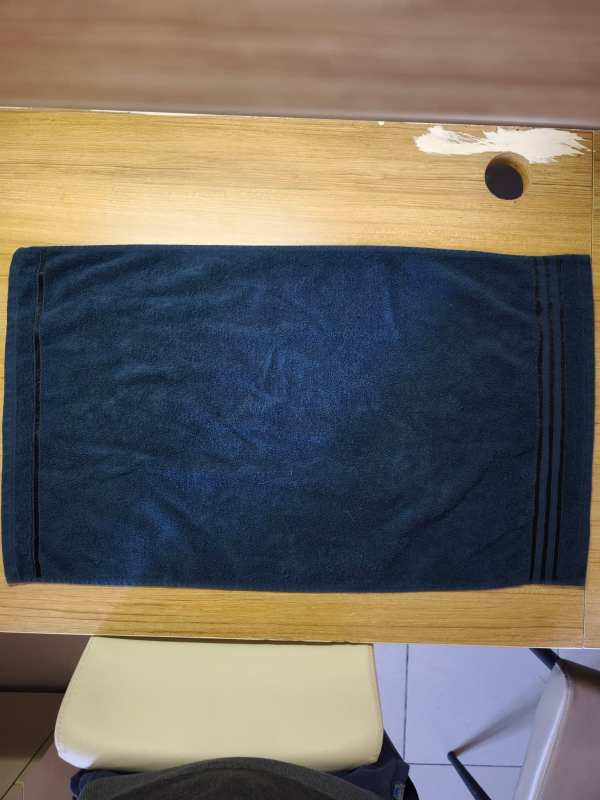
#> input picture havlu_takip_projesi/data/Adim_1.jpeg, 1200 x 1600 px (shown at 1/2 size); its folder holds only this picture in this run
$ python test_tracker.py
#> lines starting #> are read from the running program, lines starting #| are printed output that depends on the picture; after the words box and inside, x2 and y2 are one past the last pixel; in counts of white or black regions, pixels touching at a corner belong together
### havlu_takip_projesi/cv_engine/detector.py
"""
detector.py - Hibrit Havlu Tespit Modulu (HSV + Ten Rengi Filtresi + DBSCAN)

Koyu lacivert havluyu acik renkli ahsap masadan ayirir.

Yaklasim (Pipeline):
    1. HSV renk uzayinda koyu mavi/lacivert havluyu maskele
    1b. Ten rengi (skin color) filtresi - iscinin ellerini/kollarini cikar
    2. DBSCAN kumeleme ile HSV maskesindeki bolgeleri dogrula ve
       gurultu noktalarini (outlier) temizle
    3. Morfolojik temizlik (closing + opening)
    4. Canny kenar tespiti ile sinir hassaslastirmasi
    5. En buyuk kontur -> BoundingRect -> (x, y, w, h)

Performans Notu:
    DBSCAN tum pikseller uzerinde calistirilmaz. Sadece HSV maske ile
    on-filtrelenmis beyaz pikseller, uzaysal koordinatlariyla birlikte
    DBSCAN'e verilir. Ayrica goruntuyu kucultme (downsample) uygulanarak
    gercek zamanli calisma saglanir.

Returns (dict):
    frame      : Uzerine cizim yapilmis BGR goruntusu
    mask       : Doldurulmus ikili maske
    edges      : Canny kenar goruntusu
    bbox       : (x, y, w, h) tuple veya None
    x, y, w, h : BoundingRect koordinatlari (int)
    center_x   : Havlu merkezi X
    center_y   : Havlu merkezi Y
    contour    : En buyuk kontur (numpy array) veya None
"""

import cv2
import numpy as np
from sklearn.cluster import DBSCAN


# =================================================================
# DBSCAN YARDIMCI: HSV maskesinden anlamli kumeyi cikart
# =================================================================

def _dbscan_refine_mask(binary_mask, eps=8, min_samples=20, downsample=4):
    """
    HSV maskesindeki beyaz pikselleri DBSCAN ile kumeler,
    en buyuk kumeyi koruyup gerisi noise olarak temizler.

    Performans icin goruntu once 'downsample' kati kucultulur.

    Args:
        binary_mask:  uint8 ikili maske (0 veya 255)
        eps:          DBSCAN komsuluk mesafesi (piksel)
        min_samples:  DBSCAN minimum nokta sayisi
        downsample:   Kucultme kati (4 = 1/4 boyut)

    Returns:
        refined_mask: Temizlenmis uint8 ikili maske (orijinal boyut)
    """
    h_orig, w_orig = binary_mask.shape[:2]

    # Kucult
    small_mask = cv2.resize(binary_mask, (w_orig // downsample, h_orig // downsample),
                            interpolation=cv2.INTER_NEAREST)

    # Beyaz piksel koordinatlarini al
    coords = np.column_stack(np.where(small_mask > 0))

    if len(coords) < min_samples:
        # Yeterli piksel yoksa maskeyi oldugu gibi dondur
        return binary_mask

    # DBSCAN kumeleme (uzaysal koordinatlar uzerinde)
    clustering = DBSCAN(eps=eps, min_samples=min_samples).fit(coords)
    labels = clustering.labels_

    # En buyuk kumeyi bul (noise = -1 label)
    unique_labels = set(labels)
    unique_labels.discard(-1)

    if not unique_labels:
        return binary_mask

    # Her kumenin piksel sayisini hesapla, en buyugunu sec
    best_label = max(unique_labels, key=lambda lb: np.sum(labels == lb))

    # Kucuk boyutta temiz maske olustur
    clean_small = np.zeros_like(small_mask)
    best_coords = coords[labels == best_label]
    clean_small[best_coords[:, 0], best_coords[:, 1]] = 255

    # Orijinal boyuta geri buyut
    refined_mask = cv2.resize(clean_small, (w_orig, h_orig),
                              interpolation=cv2.INTER_NEAREST)

    return refined_mask


# =================================================================
# TEN RENGI FILTRESI: Iscinin ellerini/kollarini cikar
# =================================================================

def _create_skin_mask(frame_bgr, hsv_img=None):
    """
    HSV + YCrCb uzayinda ten rengine uyan pikselleri tespit eder.

    Iki renk uzayinin kesisimi kullanilarak daha guvenilir sonuc elde edilir.
    Sonuc olarak ten rengine uyan bolgeleri gosteren ikili maske dondurulur.

    Args:
        frame_bgr: BGR formatinda giris goruntusu
        hsv_img:   Onceden hesaplanmis HSV goruntusu (performans icin)

    Returns:
        skin_mask: uint8 ikili maske (255 = ten rengi, 0 = degil)
    """
    if hsv_img is None:
        hsv_img = cv2.cvtColor(frame_bgr, cv2.COLOR_BGR2HSV)

    # HSV uzayinda ten rengi araligi
    # Hue: 0-25 (kirmizi-turuncu), Sat: 30-170, Val: 60-255
    lower_skin_hsv = np.array([0, 30, 60])
    upper_skin_hsv = np.array([25, 170, 255])
    skin_hsv = cv2.inRange(hsv_img, lower_skin_hsv, upper_skin_hsv)

    # YCrCb uzayinda ten rengi araligi (HSV'yi destekler)
    ycrcb = cv2.cvtColor(frame_bgr, cv2.COLOR_BGR2YCrCb)
    lower_skin_ycrcb = np.array([0, 135, 85])
    upper_skin_ycrcb = np.array([255, 180, 135])
    skin_ycrcb = cv2.inRange(ycrcb, lower_skin_ycrcb, upper_skin_ycrcb)

    # Iki maskenin kesisimi (daha az false positive)
    skin_mask = cv2.bitwise_and(skin_hsv, skin_ycrcb)

    # Morfolojik temizlik: kucuk delikleri kapat, gurultuleri sil
    k = np.ones((7, 7), np.uint8)
    skin_mask = cv2.morphologyEx(skin_mask, cv2.MORPH_CLOSE, k)
    skin_mask = cv2.morphologyEx(skin_mask, cv2.MORPH_OPEN, k)

    # Ten bolgelerini biraz genislet (havlu kenarindaki gecisin temizlenmesi)
    skin_mask = cv2.dilate(skin_mask, np.ones((9, 9), np.uint8), iterations=2)

    return skin_mask


# =================================================================
# ANA TESPIT FONKSIYONU
# =================================================================

def detect_towel(frame,
                 canny_low=40,
                 canny_high=120,
                 blur_ksize=5,
                 dilate_iter=2,
                 min_area_ratio=0.02,
                 use_dbscan=True,
                 dbscan_eps=8,
                 dbscan_min_samples=20,
                 dbscan_downsample=4,
                 use_skin_filter=True,
                 hsv_lower=None,
                 hsv_upper=None):
    """
    Hibrit Havlu Tespit Algoritmasi (HSV + Ten Filtresi + DBSCAN + Canny)

    Koyu lacivert havluyu acik renkli ahsap masadan ayirir.
    Iscinin elleri/kollari ten rengi filtresiyle cikarilir.

    Args:
        frame:              BGR formatinda giris goruntusu
        canny_low:          Canny alt esik
        canny_high:         Canny ust esik
        blur_ksize:         GaussianBlur kernel boyutu
        dilate_iter:        Dilation iterasyon sayisi
        min_area_ratio:     Minimum kontur alani orani
        use_dbscan:         DBSCAN filtreleme aktif mi
        dbscan_eps:         DBSCAN komsuluk mesafesi
        dbscan_min_samples: DBSCAN minimum nokta sayisi
        dbscan_downsample:  DBSCAN icin kucultme kati
        use_skin_filter:    Ten rengi filtresi aktif mi

    Returns:
        dict: frame, mask, edges, bbox, x, y, w, h, center_x, center_y, contour
    """

    h_img, w_img = frame.shape[:2]
    total_area = h_img * w_img

    # =============================================================
    # 1. HSV RENK FILTRESI - Havluyu hedefle
    # =============================================================
    hsv = cv2.cvtColor(frame, cv2.COLOR_BGR2HSV)

    if hsv_lower is None:
        hsv_lower = np.array([95, 25, 15])
    if hsv_upper is None:
        hsv_upper = np.array([135, 255, 160])

    color_mask = cv2.inRange(hsv, hsv_lower, hsv_upper)

    # =============================================================
    # 1b. TEN RENGI FILTRESI - Iscinin ellerini cikar
    # =============================================================
    # Ten rengine uyan pikselleri havlu maskesinDEN cikarir.
    # Boylece Bounding Box sadece havlunun etrafinda kalir,
    # iscinin elleri/kollari dahil edilmez.
    if use_skin_filter:
        skin_mask = _create_skin_mask(frame, hsv_img=hsv)
        # Ten bolgelerini havlu maskesinden cikar
        color_mask = cv2.bitwise_and(color_mask, cv2.bitwise_not(skin_mask))

    # =============================================================
    # 2. DBSCAN KUMELEME - Gurultu temizleme
    # =============================================================
    # HSV maskesindeki beyaz pikselleri DBSCAN ile kumeleyerek
    # rastgele gurultu noktalarini (outlier) temizle.
    # Sadece en buyuk kume korunur.
    if use_dbscan:
        color_mask = _dbscan_refine_mask(
            color_mask,
            eps=dbscan_eps,
            min_samples=dbscan_min_samples,
            downsample=dbscan_downsample
        )

    # =============================================================
    # 3. MORFOLOJIK TEMIZLIK
    # =============================================================
    morph_kernel = np.ones((11, 11), np.uint8)
    # Closing: renk maskesindeki kucuk delikleri kapat
    color_mask = cv2.morphologyEx(color_mask, cv2.MORPH_CLOSE, morph_kernel)
    # Opening: kucuk gurultuleri temizle
    color_mask = cv2.morphologyEx(color_mask, cv2.MORPH_OPEN, morph_kernel)

    # =============================================================
    # 4. CANNY KENAR TESPITI - Sinir hassaslastirma
    # =============================================================
    gray = cv2.cvtColor(frame, cv2.COLOR_BGR2GRAY)
    blurred = cv2.GaussianBlur(gray, (blur_ksize, blur_ksize), 0)
    edges = cv2.Canny(blurred, canny_low, canny_high)

    # Kenarlari genislet
    dilate_kernel = np.ones((3, 3), np.uint8)
    edges_dilated = cv2.dilate(edges, dilate_kernel, iterations=dilate_iter)

    # Canny kenarlarindan flood-fill ile kapali ic bolgeleri bul
    close_kernel = np.ones((9, 9), np.uint8)
    edges_closed = cv2.morphologyEx(edges_dilated, cv2.MORPH_CLOSE, close_kernel)

    flood_mask = edges_closed.copy()
    fill_helper = np.zeros((h_img + 2, w_img + 2), np.uint8)
    cv2.floodFill(flood_mask, fill_helper, (0, 0), 255)
    flood_inv = cv2.bitwise_not(flood_mask)

    # HSV maskesini Canny bilgisiyle destekle
    intersection = cv2.bitwise_and(color_mask, flood_inv)
    combined_mask = cv2.bitwise_or(color_mask, intersection)

    # Son morfolojik duzeltme
    combined_mask = cv2.morphologyEx(
        combined_mask, cv2.MORPH_CLOSE, np.ones((7, 7), np.uint8)
    )
    combined_mask = cv2.morphologyEx(
        combined_mask, cv2.MORPH_OPEN, np.ones((7, 7), np.uint8)
    )

    # =============================================================
    # 5. EN BUYUK KONTURU BUL + BOUNDING BOX
    # =============================================================
    contours, _ = cv2.findContours(
        combined_mask, cv2.RETR_EXTERNAL, cv2.CHAIN_APPROX_SIMPLE
    )

    min_area = total_area * min_area_ratio
    valid_contours = [c for c in contours if cv2.contourArea(c) > min_area]

    bbox = None
    bx, by, bw, bh = 0, 0, 0, 0
    cx, cy = 0, 0
    best_contour = None
    filled_mask = np.zeros((h_img, w_img), dtype=np.uint8)

    if valid_contours:
        best_contour = max(valid_contours, key=cv2.contourArea)

        # Icini beyazla doldur
        cv2.drawContours(filled_mask, [best_contour], -1, 255,
                         thickness=cv2.FILLED)

        # Bounding box hesapla
        bx, by, bw, bh = cv2.boundingRect(best_contour)
        bbox = (bx, by, bw, bh)

        # Merkez koordinatlari
        cx = bx + bw // 2
        cy = by + bh // 2

        # -- Gorsel Cizimler --
        # Bounding box (sari)
        cv2.rectangle(frame, (bx, by), (bx + bw, by + bh), (0, 255, 255), 2)

        # Kontur cizgisi (yesil, ince)
        cv2.drawContours(frame, [best_contour], -1, (0, 255, 0), 1)

        # Merkez noktasi (kirmizi)
        cv2.circle(frame, (cx, cy), 5, (0, 0, 255), -1)

        # Boyut bilgisi
        cv2.putText(frame, f"W:{bw} H:{bh}",
                    (bx, max(by - 10, 20)),
                    cv2.FONT_HERSHEY_SIMPLEX, 0.6, (0, 255, 255), 2)

    return {
        'frame': frame,
        'mask': filled_mask,
        'edges': edges,
        'bbox': bbox,
        'x': bx,
        'y': by,
        'w': bw,
        'h': bh,
        'center_x': cx,
        'center_y': cy,
        'contour': best_contour,
    }

### havlu_takip_projesi/cv_engine/tracker.py
"""
tracker.py - Yon-Duyarli Havlu Katlama Durum Makinesi

Detector'dan gelen (x, y, w, h) bounding box verisini kullanarak
havlunun hangi katlama asamasinda oldugunu, katlama YONUNU,
sureleri ve dogru/yanlis sira bilgisini takip eder.

Stabilizasyon (Debounce) Mantigi:
    Katlama aninda iscinin elleri kadraja girdiginde bounding box anlik
    olarak dalgalanir. Sistem, boyutlarin belirli bir SURE (debounce_time)
    boyunca %2'lik tolerans bandinda sabit kalmasini bekler. Ancak
    stabilize olmus boyutlar uzerinden karar verir.
    Bu zaman-tabanli (time-based) yaklasim sayesinde main.py hangi FPS
    veya frame_skip degeriyle calisirsa calissin, bekleme suresi gercek
    zamanla senkronize kalir.

Katlama Senaryosu (5 Adim):
    State 0 -> Baslangic (Havlu Acik)     : Ilk bbox kaydedilir
    State 1 -> 1. Katlama (Sagdan)        : Sag kenar (x+w) iceri gelir, sol kenar (x) sabit
    State 2 -> 2. Katlama (Ustten)        : Ust kenar (y) asagi iner, alt kenar (y+h) sabit
    State 3 -> 3. Katlama (Alttan Uste)   : Alt kenar (y+h) yukari cikar, ust kenar (y) sabit
    State 4 -> 4. Katlama (Soldan)        : Sol kenar (x) saga kayar, sag kenar sabit
    State 5 -> 5. Katlama - Final (Soldan): Sol kenar (x) saga kayar, sag kenar sabit
    State 6 -> Tamamlandi
"""

import time
from datetime import datetime


class TowelTracker:
    """
    Yon-duyarli havlu katlama durum makinesi.

    Her frame'de detector'dan gelen (x, y, w, h) degerlerini alir,
    oransal tolerans bantlari ve kenar hareketi ile durumu belirler.
    """

    STATE_NAMES = {
        0: 'Baslangic - Havlu Acik',
        1: '1. Katlama (Sagdan)',
        2: '2. Katlama (Ustten)',
        3: '3. Katlama (Alttan Uste)',
        4: '4. Katlama (Soldan)',
        5: '5. Katlama - Final (Soldan)',
        6: 'Tamamlandi',
    }

    # Gecis tanimlari: State N'den State N+1'e gecis kosullari
    # Oranlar baslangic boyutuna goredir.
    # expected_direction: katlama yonu dogrulama bilgisi
    #   'right_in'  -> sag kenar iceri, sol sabit
    #   'top_in'    -> ust kenar asagi, alt sabit
    #   'bottom_up' -> alt kenar yukari, ust sabit
    #   'left_in'   -> sol kenar saga, sag sabit
    DEFAULT_TRANSITIONS = [
        {   # State 0->1: Sagdan katlama (W ~%15 azalir)
            'change_axis': 'w',
            'expected_direction': 'right_in',
            'w_ratio_range': (0.70, 0.92),
            'h_ratio_range': (0.85, 1.15),
        },
        {   # State 1->2: Ustten katlama (H ~%33 azalir)
            'change_axis': 'h',
            'expected_direction': 'top_in',
            'w_ratio_range': (0.65, 0.95),
            'h_ratio_range': (0.55, 0.82),
        },
        {   # State 2->3: Alttan uste katlama (H ~%50 azalir)
            'change_axis': 'h',
            'expected_direction': 'bottom_up',
            'w_ratio_range': (0.65, 0.95),
            'h_ratio_range': (0.25, 0.55),
        },
        {   # State 3->4: Soldan katlama (W ~%33 azalir)
            'change_axis': 'w',
            'expected_direction': 'left_in',
            'w_ratio_range': (0.38, 0.72),
            'h_ratio_range': (0.20, 0.60),
        },
        {   # State 4->5: Soldan tekrar (Final) (W ~%50 azalir)
            'change_axis': 'w',
            'expected_direction': 'left_in',
            'w_ratio_range': (0.12, 0.45),
            'h_ratio_range': (0.20, 0.75),
        },
    ]

    # Kenar hareketi esik degerleri (piksel cinsinden oran)
    EDGE_MOVE_THRESHOLD = 0.03   # Hareket eden kenar min degisim
    EDGE_STABLE_THRESHOLD = 0.05 # Sabit olmasi gereken kenar max degisim

    def __init__(self, transitions=None, stability_tolerance=0.15,
                 confirmation_frames=3, towel_lost_frames=10,
                 debounce_time=0.5, stable_tolerance=0.02):
        """
        Args:
            transitions:         Gecis tanimlari listesi.
            stability_tolerance: Eksen hata kontrolu toleransi.
            confirmation_frames: State gecisi icin gereken ardisik frame.
            towel_lost_frames:   Havlu kayip sayilmasi icin bos frame sayisi.
            debounce_time:       Debounce: boyutlarin sabit kalmasi gereken
                                 minimum SURE (saniye, varsayilan 0.5).
                                 Frame sayisina degil gercek zamana baglidir.
            stable_tolerance:    Debounce: sabit kabul edilecek max degisim
                                 orani (varsayilan 0.02 = %2).
        """
        self.transitions = transitions or self.DEFAULT_TRANSITIONS
        self.stability_tolerance = stability_tolerance
        self.confirmation_frames = confirmation_frames
        self.towel_lost_frames = towel_lost_frames
        self.debounce_time = debounce_time
        self.stable_tolerance = stable_tolerance
        self.reset()

    # =================================================================
    # ANA METOTLAR
    # =================================================================

    def reset(self):
        """Tum durum bilgilerini sifirlar."""
        self.current_state = 0
        self.completed = False
        self.is_error = False

        # Baslangic bbox ve boyutlari
        self.initial_x = None
        self.initial_y = None
        self.initial_w = None
        self.initial_h = None

        # Onceki frame bbox (yon kontrolu icin)
        self._prev_x = None
        self._prev_y = None
        self._prev_w = None
        self._prev_h = None

        # State giris bbox (yon kontrolu icin referans)
        self._entry_x = None
        self._entry_y = None
        self._entry_w = None
        self._entry_h = None

        # Zaman takibi (perf_counter bazli)
        self._perf_process_start = None
        self._perf_state_start = None
        self._perf_process_end = None
        self.process_start_time = None
        self.process_end_time = None
        self.state_durations = {}

        # Sayaclar
        self._confirm_count = 0
        self._skip_confirm_count = 0
        self._axis_error_count = 0
        self._direction_error_count = 0
        self._lost_count = 0
        self._transition_cooldown = 0

        # Son bilinen oranlar
        self._last_w_ratio = 1.0
        self._last_h_ratio = 1.0
        self._state_entry_w_ratio = 1.0
        self._state_entry_h_ratio = 1.0

        # ── STABILIZASYON (DEBOUNCE) - ZAMAN TABANLI ──
        # Boyutlar stabil olana kadar karar verilmez.
        # _stable_since: boyutlarin tolerans icinde kalmaya basladigi zaman
        #                (time.time() degeri). None = henuz sabit degil.
        # _stable_ref_*: stabilizasyon referans degerleri
        # _is_stable: mevcut olcumlerin stabil oldugu flag
        self._stable_since = None      # Zaman damgasi (saniye)
        self._stable_ref_x = 0
        self._stable_ref_y = 0
        self._stable_ref_w = 0
        self._stable_ref_h = 0
        self._is_stable = False
        # Stabil son degerler (karar verme icin kullanilir)
        self._stable_x = 0
        self._stable_y = 0
        self._stable_w = 0
        self._stable_h = 0

        self.errors = []
        self.steps = []

    # [601 lines left out: functions update, get_status, get_status_text, get_report, _initialize, _ratios_match and 11 more, not called in this run]


# Geriye uyumluluk
TowelStateMachine = TowelTracker

### havlu_takip_projesi/test_tracker.py
"""
TowelTracker test: Adım adım fotoğraflardan okunan gerçek boyutları
simüle ederek state machine geçişlerini doğrular.
"""
import cv2
import glob
import os
from cv_engine.detector import detect_towel
from cv_engine.tracker import TowelTracker


def main():
    # ── Tracker oluştur (confirmation_frames=1 çünkü fotoğraf bazlı test) ──
    tracker = TowelTracker(confirmation_frames=1)

    image_dir = 'data'
    pattern = os.path.join(image_dir, 'Adim_*.jpeg')
    image_paths = sorted(glob.glob(pattern))

    if not image_paths:
        print("HATA: data/ klasöründe Adim_*.jpeg bulunamadı!")
        return

    print(f"Toplam {len(image_paths)} adet test görüntüsü bulundu.\n")
    print("=" * 65)

    for path in image_paths:
        filename = os.path.basename(path)
        frame = cv2.imread(path)
#> frame is the input picture: shape (1600, 1200, 3); mean B, G, R 98.6, 105.5, 111.8
        if frame is None:
            print(f"  [!] {filename} okunamadı")
            continue

        frame = cv2.resize(frame, (640, 480))
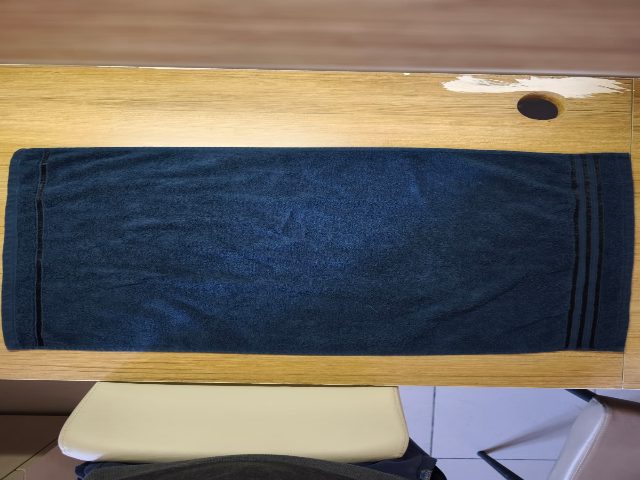
#> frame: shape (480, 640, 3); mean B, G, R 98.5, 105.5, 111.7
        result = detect_towel(frame)
#> in detect_towel, `color_mask = cv2.inRange(hsv, hsv_lower, hsv_upper)`:
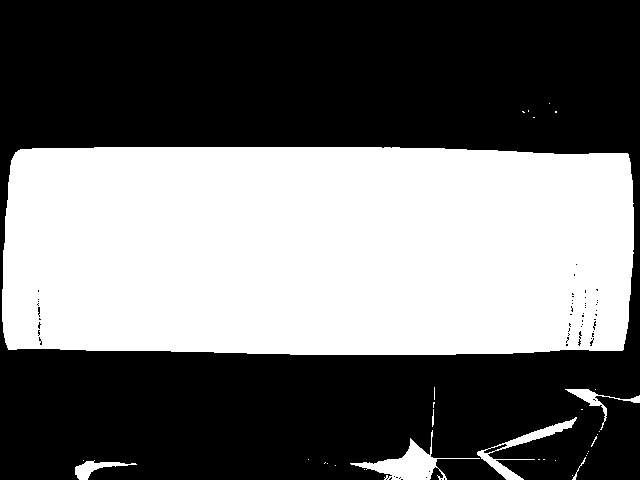
#> color_mask: shape (480, 640); 42.7% white; 32 white regions (25 under 20 px), largest, box (x1, y1, x2, y2) and area: (2, 147, 634, 355) 127346, (350, 430, 480, 480) 1652, (477, 417, 577, 480) 1041
#> in _create_skin_mask, `skin_hsv = cv2.inRange(hsv_img, lower_skin_hsv, upper_skin_hsv)`:
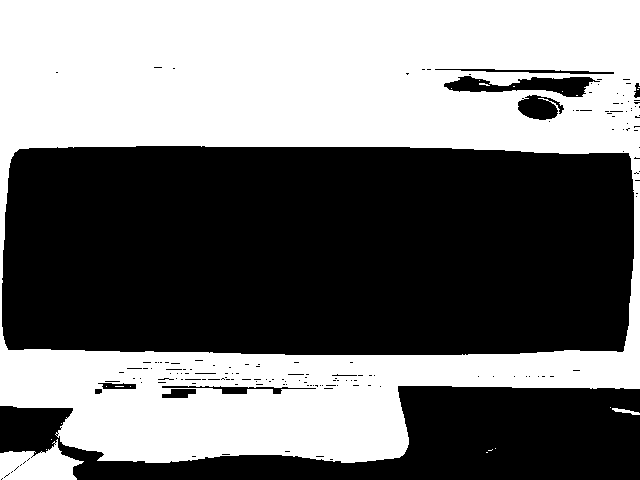
#> skin_hsv: shape (480, 640); 46.6% white; 21 white regions (18 under 20 px), largest, box (x1, y1, x2, y2) and area: (0, 0, 640, 463) 140968, (0, 439, 84, 480) 2106, (612, 408, 640, 415) 88
#> in _create_skin_mask, `skin_ycrcb = cv2.inRange(ycrcb, lower_skin_ycrcb, upper_skin_ycrcb)`:
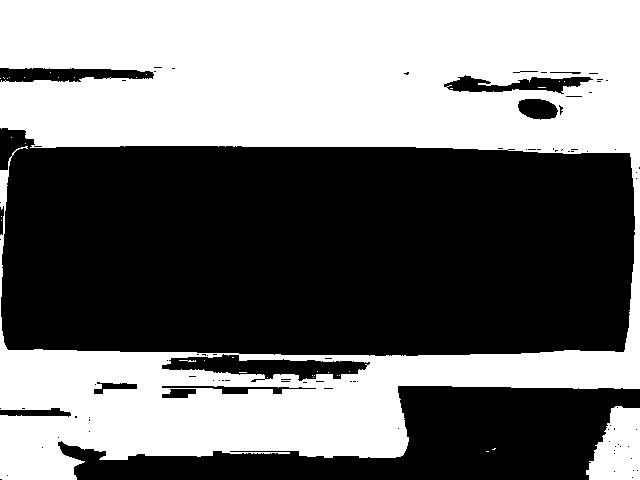
#> skin_ycrcb: shape (480, 640); 46.5% white; 35 white regions (32 under 20 px), largest, box (x1, y1, x2, y2) and area: (0, 0, 640, 480) 139725, (586, 406, 640, 480) 2942, (179, 360, 196, 362) 21
#> (the rest of the program and of its run is left out)
